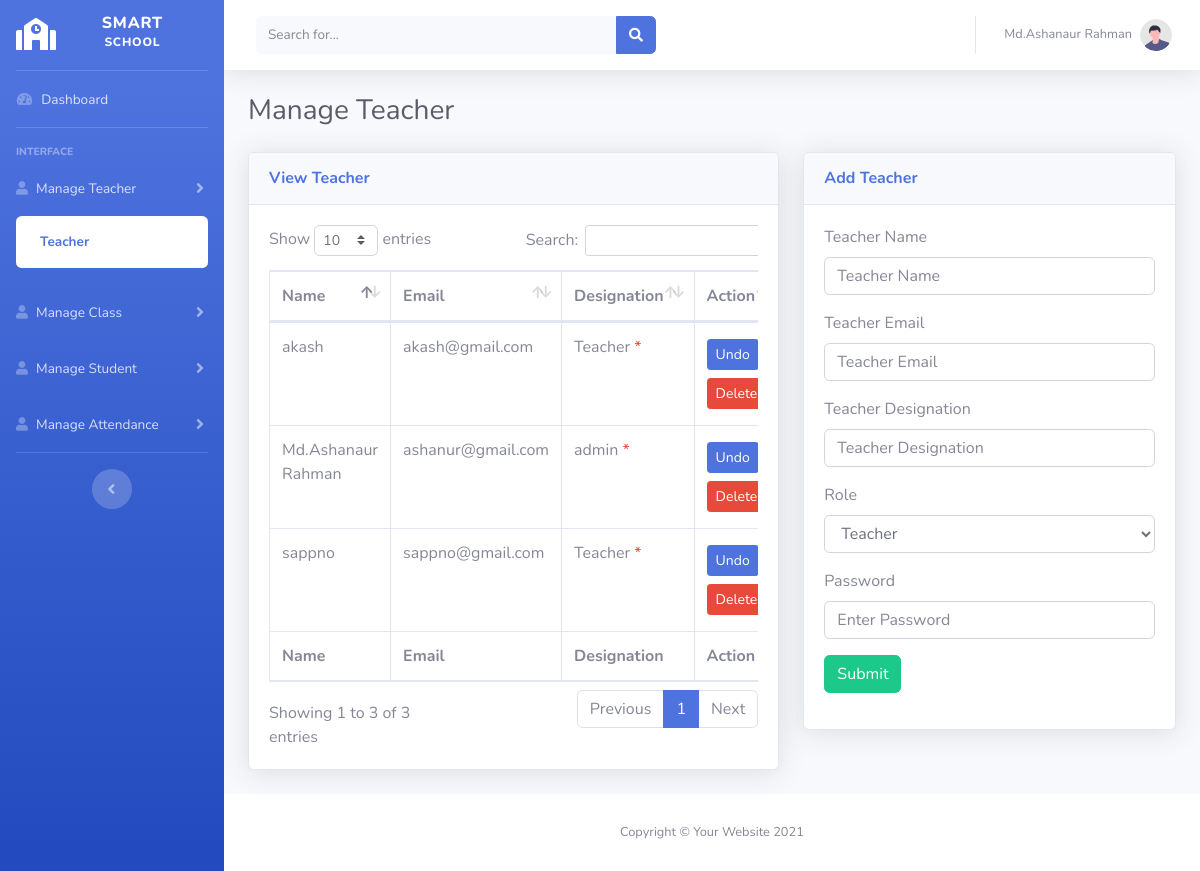
/view-teacher.php (signed in), run on an earlier commit of the app's database.
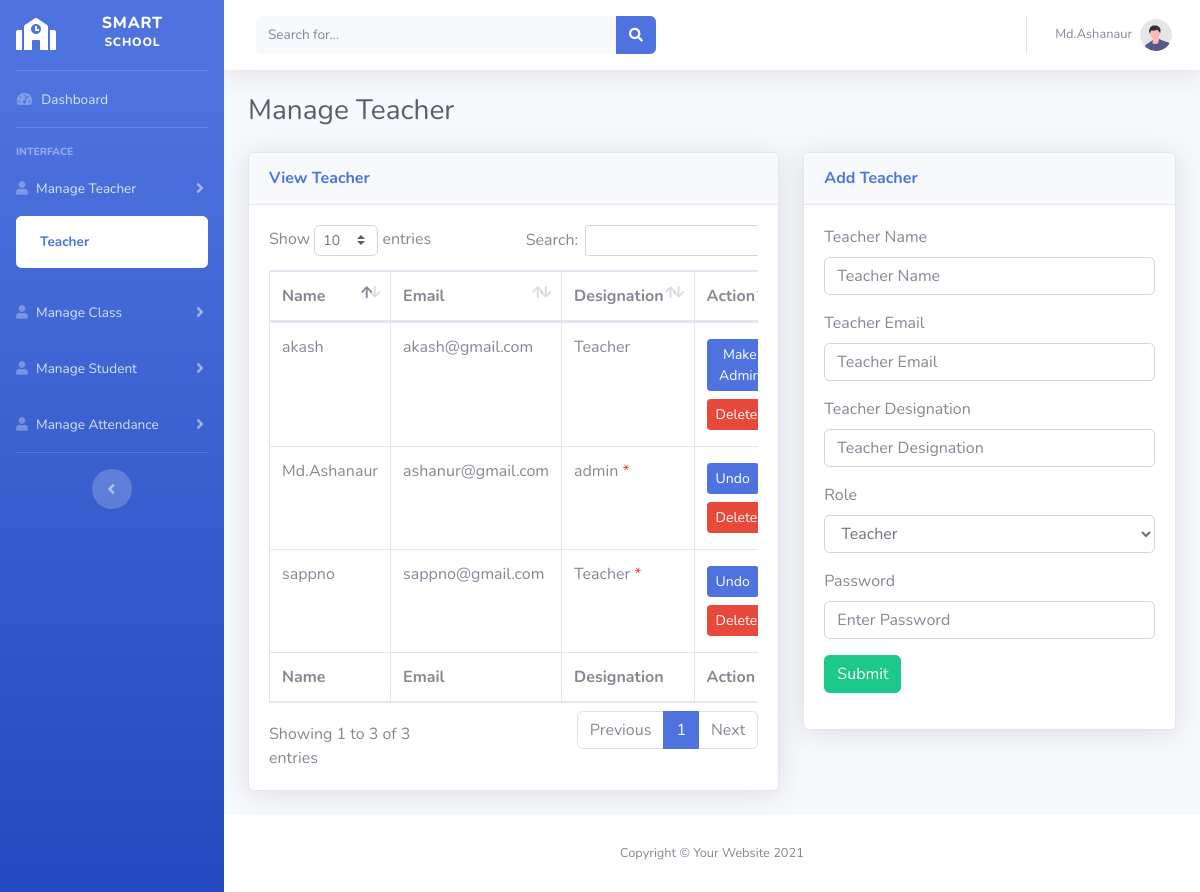
And on a later commit of the database.
### tables this page shows
CREATE TABLE `teacher` (
  `t_id` int(11) NOT NULL,
  `t_name` varchar(255) NOT NULL,
  `t_email` varchar(255) NOT NULL,
  `t_designation` varchar(255) NOT NULL,
  `password` varchar(255) NOT NULL,
  `role` int(11) NOT NULL DEFAULT 0,
  `created_at` datetime NOT NULL DEFAULT current_timestamp()
);

### main.php (called while the page is built, shortened)
<?php
    class Main{
        protected $host = "localhost";
        protected $user = "root";
        protected $pass = "";
        protected $db = "attendance";
        protected $con;
        public function __construct(){
            if(!isset($this->con)){
                $this->con = new mysqli($this->host,$this->user,$this->pass,$this->db);
            }
            return $this->con;
        }
        public function viewTeacher(){
            $this->sql = "SELECT * FROM `teacher`";
            $this->result = $this->con->query($this->sql);
            if($this->result == true){
                return $this->result;
            }else{
                return false;
            }
        }
    }
?>

### view-teacher.php (the view, shortened to what this page needs)
<?php
    $page = "manage_teacher";
    $sub_page = "view_teacher";
    include("header.php");
    include "main.php";
    $obj = new Main();
    $data = $obj->viewTeacher();
?>
<div class="container-fluid">
    <h1 class="h3 mb-4 text-gray-800">Manage Teacher</h1>
    <div class="row">
        <div class="col-md-7">
            <div class="card shadow mb-4">
                <div class="card-header py-3">
                    <h6 class="m-0 font-weight-bold text-primary">View Teacher</h6>
                </div>
                <div class="card-body">
                    <div class="table-responsive">
                        <table class="table table-bordered" id="dataTable" width="100%" cellspacing="0">
                            <thead>
                                <tr>
                                    <th>Name</th>
                                    <th>Email</th>
                                    <th>Designation</th>
                                    <th>Action</th>
                                </tr>
                            </thead>
                            <tfoot>
                                <tr>
                                    <th>Name</th>
                                    <th>Email</th>
                                    <th>Designation</th>
                                    <th>Action</th>
                                </tr>
                            </tfoot>
                            <tbody>
                                <?php
                                    if($data->num_rows > 0){
                                        while($row = $data->fetch_object()){
                                            ?>
                                            <tr>
                                                <td><?php echo $row->t_name ?></td>
                                                <td><?php echo $row->t_email ?></td>
                                                <td>
                                                    <?php echo $row->t_designation ?>
                                                    <?php
                                                        if($row->role == 1){
                                                            ?>
                                                            <span class="text-danger">*</span>
                                                            <?php
                                                        }
                                                    ?>
                                                </td>
                                                <td>
                                                    <?php
                                                        if($row->role == 1){
                                                            ?>
                                                                <a onclick="javascript: return confirm('Are You Sure?');" href="make-admin.php?id=<?php echo $row->t_id;?>&role=<?php echo $row->role;?>" class="btn btn-sm btn-primary my-1">Undo</a>
                                                            <?php
                                                        }else{
                                                            ?>
                                                                <a onclick="javascript: return confirm('Are You Sure?');" href="make-admin.php?id=<?php echo $row->t_id;?>&role=<?php echo $row->role;?>" class="btn btn-sm btn-primary my-1">Make Admin</a>
                                                            <?php
                                                        }
                                                    ?>
                                                    <a onclick="javascript: return confirm('Are You Sure You Want To Delete This Data?');" href="teacher-delete.php?id=<?php echo $row->t_id;?>" class="btn btn-sm btn-danger my-1">Delete</a>
                                                </td>
                                            </tr>
                                            <?php
                                        }
                                    }
                                ?>
                            </tbody>
                        </table>
                    </div>
                </div>
            </div>
        </div>
        <div class="col-md-5">
        <div class="card shadow mb-4">
                <div class="card-header py-3">
                    <h6 class="m-0 font-weight-bold text-primary">Add Teacher</h6>
                </div>
                <div class="card-body">
                    <form action="add-teacher.php" autocomplete="off" method="post">
                        <div class="form-group">
                            <label for="name">Teacher Name</label>
                            <input type="text" name="name" class="form-control" placeholder="Teacher Name" />
                        </div>
                        <div class="form-group">
                            <label for="name">Teacher Email</label>
                            <input type="text" autocomplete="false" name="email" class="form-control" placeholder="Teacher Email" />
                        </div>
                        <div class="form-group">
                            <label for="">Teacher Designation</label>
                            <input type="text" name="designation" class="form-control" placeholder="Teacher Designation" />
                        </div>
                        <div class="form-group">
                            <label for="name">Role</label>
                            <select name="role" class="form-control" id="">
                                <option value="0" selected>Teacher</option>
                            </select>
                        </div>
                        <div class="form-group">
                            <label for="name">Password</label>
                            <input type="password" autocomplete="false" name="password" class="form-control" placeholder="Enter Password" />
                        </div>
                        <div class="form-group">
                            <input type="submit" name="submit" class="btn btn-success"  />
                        </div>
                    </form>
                </div>
            </div>
        </div>
    </div>
</div>
<?php
    include("footer.php");
?>

### header.php (shortened to what this page needs)
<!DOCTYPE html>
<html lang="en">
<head>
    <link href="vendor/fontawesome-free/css/all.min.css" rel="stylesheet" type="text/css">
    <link href="css/sb-admin-2.min.css" rel="stylesheet">
    <link href="vendor/datatables/dataTables.bootstrap4.min.css" rel="stylesheet">
    <link rel="stylesheet" href="css/toastr.css">
</head>
<body id="page-top">
    <div id="wrapper">
        <ul class="navbar-nav bg-gradient-primary sidebar sidebar-dark accordion" id="accordionSidebar">
            <a class="sidebar-brand d-flex align-items-center justify-content-center" href="index.php">
                <div class="sidebar-brand-icon">
                    <i class="fas fa-school"></i>
                </div>
                <div class="sidebar-brand-text mx-3">Smart <sup>School</sup></div>
            </a>
            <hr class="sidebar-divider my-0">
            <li class="nav-item <?php if($page == 'dashboard'){echo 'active';}?>">
                <a class="nav-link" href="index.php">
                    <i class="fas fa-fw fa-tachometer-alt"></i>
                    <span>Dashboard</span></a>
            </li>
            <hr class="sidebar-divider">
            <div class="sidebar-heading">
                Interface
            </div>
            <li class="nav-item">
                <a class="nav-link collapsed" href="#" data-toggle="collapse" data-target="#collapseTwo"
                    aria-expanded="true" aria-controls="collapseTwo">
                    <i class="fas fa-user"></i>
                    <span>Manage Teacher</span>
                </a>
                <div id="collapseTwo" class="collapse <?php if($page == 'manage_teacher'){echo 'show';}?>" aria-labelledby="headingTwo" data-parent="#accordionSidebar">
                    <div class="bg-white py-2 collapse-inner rounded">
                        <a class="collapse-item <?php if($sub_page == 'view_teacher'){echo 'active';}?>" href="view-teacher.php">Teacher</a>
                    </div>
                </div>
            </li>
            <li class="nav-item">
                <a class="nav-link collapsed" href="#" data-toggle="collapse" data-target="#collapseThree"
                    aria-expanded="true" aria-controls="collapseTwo">
                    <i class="fas fa-user"></i>
                    <span>Manage Class</span>
                </a>
            </li>
            <li class="nav-item">
                <a class="nav-link collapsed" href="#" data-toggle="collapse" data-target="#collapseFour"
                    aria-expanded="true" aria-controls="collapseTwo">
                    <i class="fas fa-user"></i>
                    <span>Manage Student</span>
                </a>
            </li>
            <li class="nav-item">
                <a class="nav-link collapsed" href="#" data-toggle="collapse" data-target="#collapseFive"
                    aria-expanded="true" aria-controls="collapseTwo">
                    <i class="fas fa-user"></i>
                    <span>Manage Attendance</span>
                </a>
            </li>
            <hr class="sidebar-divider d-none d-md-block">
            <div class="text-center d-none d-md-inline">
                <button class="rounded-circle border-0" id="sidebarToggle"></button>
            </div>
        </ul>
        <div id="content-wrapper" class="d-flex flex-column">
            <div id="content">
                <nav class="navbar navbar-expand navbar-light bg-white topbar mb-4 static-top shadow">
                    <form
                        class="d-none d-sm-inline-block form-inline mr-auto ml-md-3 my-2 my-md-0 mw-100 navbar-search">
                        <div class="input-group">
                            <input type="text" class="form-control bg-light border-0 small" placeholder="Search for..."
                                aria-label="Search" aria-describedby="basic-addon2">
                            <div class="input-group-append">
                                <button class="btn btn-primary" type="button">
                                    <i class="fas fa-search fa-sm"></i>
                                </button>
                            </div>
                        </div>
                    </form>
                    <ul class="navbar-nav ml-auto">
                        <li class="nav-item dropdown no-arrow">
                            <a class="nav-link dropdown-toggle" href="#" id="userDropdown" role="button"
                                data-toggle="dropdown" aria-haspopup="true" aria-expanded="false">
                                <span class="mr-2 d-none d-lg-inline text-gray-600 small">
                                    <?php
                                        echo $_SESSION['user_name'];
                                    ?>
                                </span>
                                <img class="img-profile rounded-circle"
                                    src="img/undraw_profile.svg">
                            </a>
                        </li>
                    </ul>
                </nav>

### footer.php (shortened to what this page needs)
</div>
            <footer class="sticky-footer bg-white">
                <div class="container my-auto">
                    <div class="copyright text-center my-auto">
                        <span>Copyright &copy; Your Website 2021</span>
                    </div>
                </div>
            </footer>
        </div>
    </div>
</body>
</html>

What changed in the data, as far as the page shows it:
changed teacher "ashanur@gmail.com": t_name "Md.Ashanaur Rahman" → "Md.Ashanaur"
changed teacher "akash": role "* Undo" → "Make…"
Also different on the page:
$_SESSION['user_name']: "Md.Ashanaur Rahman" → "Md.Ashanaur"
